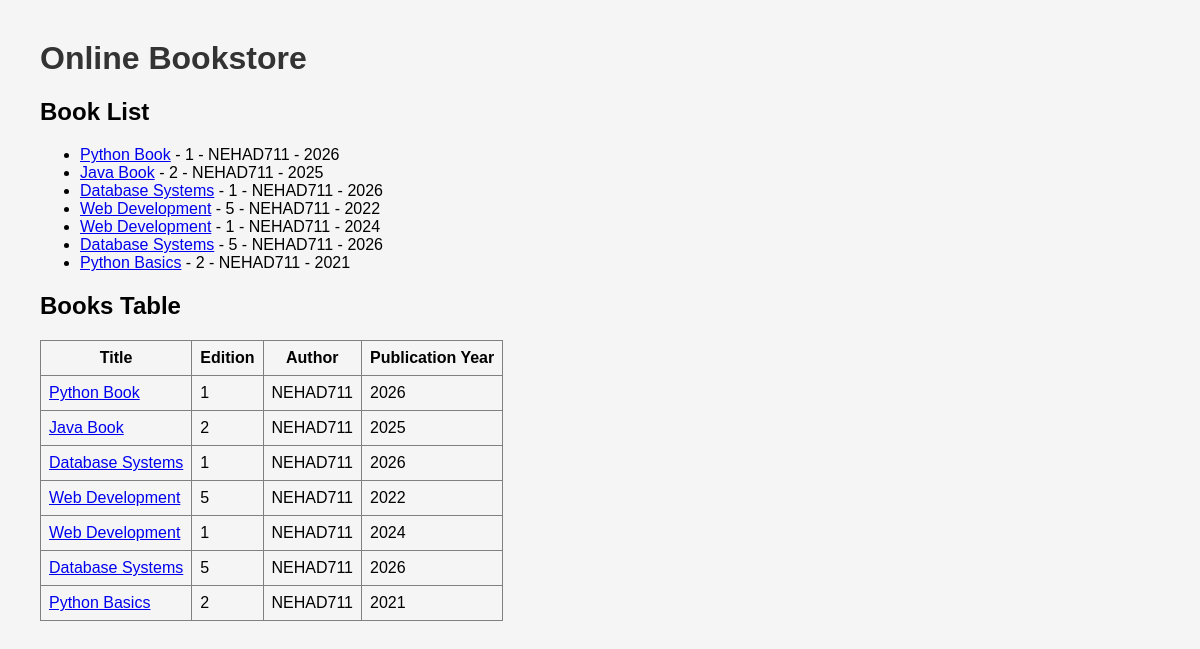
The page /books/ on the database its author committed.
### books/models.py (models this page shows, shortened)
class Book(models.Model):
    title = models.CharField(max_length=200)
    edition = models.IntegerField()
    author = models.ForeignKey(Author, on_delete=models.CASCADE)
    publication_year = models.IntegerField()

class Author(models.Model):
    name = models.CharField(max_length=100)
    address = models.TextField()
    def __str__(self):
        return self.name

### books/views.py (the view)
# urls.py: path('books/', views.book_list, name='book_list'),
def book_list(request):
    books = Book.objects.all()
    return render(request, 'books/book_list.html', {'books': books})

### books/templates/books/book_list.html (shortened to what this page needs)
{% extends 'books/base.html' %}
{% block content %}
<h2>Book List</h2>
<ul>
    {% for book in books %}
        <li>
            <a href="{% url 'book_detail' book.id %}">{{ book.title }}</a> -
            {{ book.edition }} -
            {{ book.author }} -
            {{ book.publication_year }}
        </li>
    {% empty %}
        <li>No books available</li>
    {% endfor %}
</ul>
<h2>Books Table</h2>
<table border="1">
    <tr>
        <th>Title</th>
        <th>Edition</th>
        <th>Author</th>
        <th>Publication Year</th>
    </tr>
    {% for book in books %}
        <tr>
            <td>
                <a href="{% url 'book_detail' book.id %}">
                    {{ book.title }}
                </a>
            </td>
            <td>{{ book.edition }}</td>
            <td>{{ book.author }}</td>
            <td>{{ book.publication_year }}</td>
        </tr>
    {% endfor %}
</table>
{% endblock %}

### books/templates/books/base.html (shortened to what this page needs)
{% load static %}
<!DOCTYPE html>
<html>
<head>
    <link rel="stylesheet" href="{% static 'css/style.css' %}">
</head>
<body>
    <h1>Online Bookstore</h1>
    {% block content %}
    {% endblock %}
</body>
</html>

### static/css/style.css (style rules this page uses)
body { font-family: Arial, sans-serif; margin: 40px; background-color: #f5f5f5; }
h1 { color: #333; }
table { border-collapse: collapse; }
th, td { padding: 8px; }

### rows shown on the page
Book: title "Python Book", edition "1", author "NEHAD711", publication_year "2026"
Book: title "Java Book", edition "2", author "NEHAD711", publication_year "2025"
Book: title "Database Systems", edition "1", author "NEHAD711", publication_year "2026"
Book: title "Web Development", edition "5", author "NEHAD711", publication_year "2022"
Book: title "Web Development", edition "1", author "NEHAD711", publication_year "2024"
Book: title "Database Systems", edition "5", author "NEHAD711", publication_year "2026"
Book: title "Python Basics", edition "2", author "NEHAD711", publication_year "2021"
